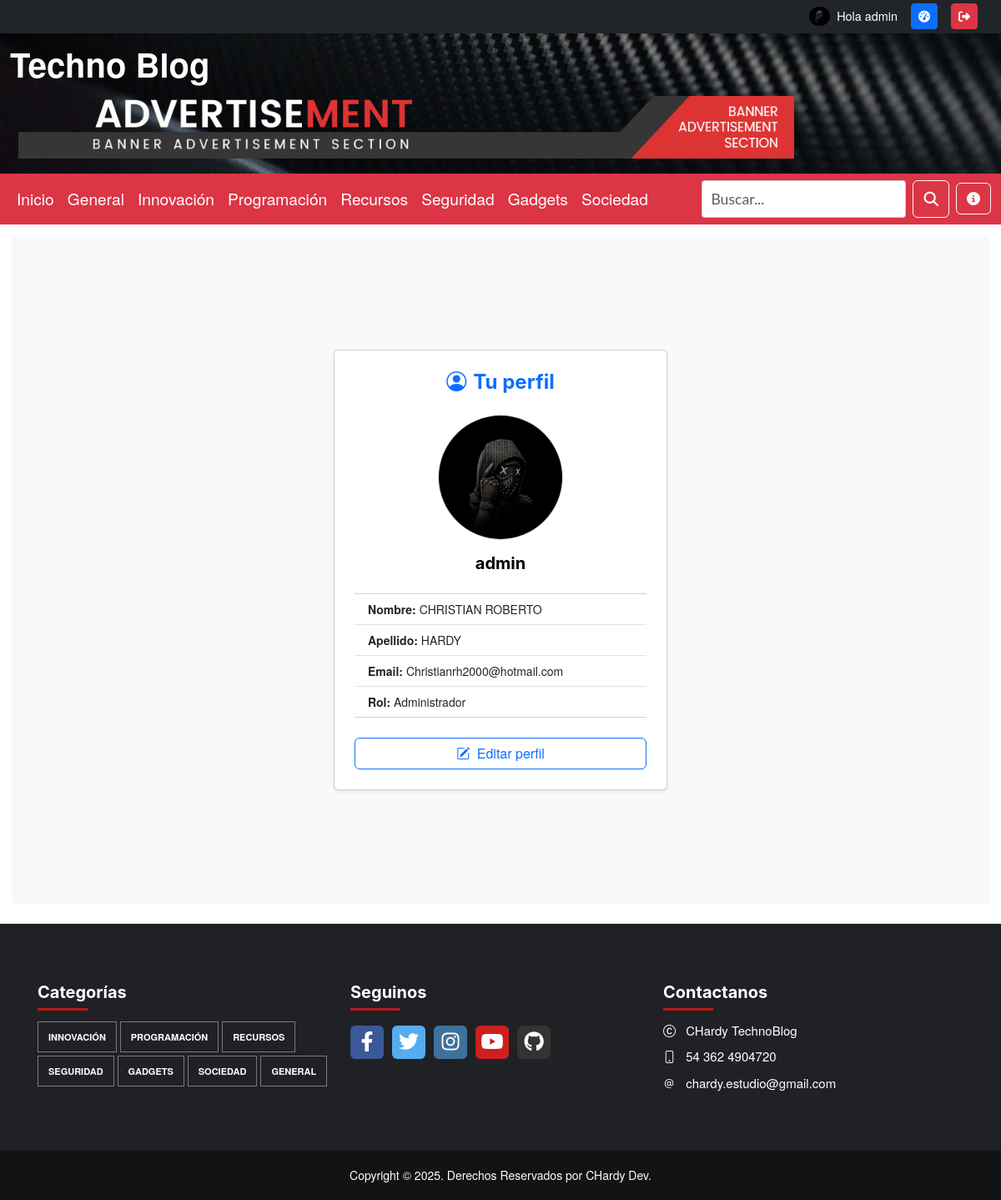
The app's page /user/profile/ (signed in) with its own data.
### apps/user/models.py (models this page shows, shortened)
class User(AbstractUser):
    ROLE_CHOICES = (
        ('admin', 'Administrador'),
        ('colaborador', 'Colaborador'),
        ('registrado', 'Registrado'),
    )
    role = models.CharField(max_length=15, choices=ROLE_CHOICES, default='registrado')
    avatar = models.ImageField(upload_to='avatars/', null=True, blank=True)
    class Meta:
        verbose_name_plural = "Usuarios"

### apps/user/views.py (the view)
# urls.py: path("profile/", ProfileView.as_view(), name="profile"),
class ProfileView(LoginRequiredMixin, TemplateView):
    template_name = "user/profile.html"

### templates/user/profile.html
{% extends 'base.html' %}
{% load static %}
{% block content %}
  <div class="container-fluid d-flex justify-content-center align-items-center bg-light" style="min-height: 100vh;">
    <div class="card shadow-sm p-4 text-center w-100" style="max-width: 400px;">
      <h4 class="mb-4 text-primary">
        <i class="bi bi-person-circle me-2"></i>Tu perfil
      </h4>
      <div class="mb-3">
        {% if user.avatar %}
          <img src="{{ user.avatar.url }}" alt="Avatar" class="img-fluid rounded-circle border" style="width: 150px; height: 150px; object-fit: cover;" />
        {% else %}
          <img src="{% static 'images/default_avatar.png' %}" alt="Avatar por defecto" class="img-fluid rounded-circle border" style="width: 150px; height: 150px;" />
        {% endif %}
      </div>
      <h5 class="fw-bold">{{ user.username }}</h5>
      <ul class="list-group list-group-flush text-start mt-3">
        <li class="list-group-item">
          <strong>Nombre:</strong> {{ request.user.first_name }}
        </li>
        <li class="list-group-item">
          <strong>Apellido:</strong> {{ request.user.last_name }}
        </li>
        <li class="list-group-item">
          <strong>Email:</strong> {{ request.user.email }}
        </li>
        <li class="list-group-item">
          <strong>Rol:</strong> {{ user.get_role_display }}
        </li>
      </ul>
      <div class="mt-4">
        <a href="{% url 'user:edit_profile' %}" class="btn btn-outline-primary w-100">
          <i class="bi bi-pencil-square me-1"></i> Editar perfil
        </a>
      </div>
    </div>
  </div>
{% endblock %}

### templates/base.html (shortened to what this page needs)
{% load static %}
{% now 'U' as timestamp %}
<!DOCTYPE html>
<html lang="es-arn">
  <head>
    <link href="https://cdn.jsdelivr.net/npm/bootstrap@5.3.2/dist/css/bootstrap.min.css" rel="stylesheet" />
    <link rel="stylesheet" href="https://cdn.jsdelivr.net/npm/bootstrap-icons@1.10.5/font/bootstrap-icons.css" />
    <link rel="stylesheet" href="https://cdnjs.cloudflare.com/ajax/libs/font-awesome/6.4.0/css/all.min.css" />
    <link rel="stylesheet" href="{% static 'css/style.no-min.css' %}?v={{ timestamp }}" />
    <link rel="stylesheet" href="{% static 'css/my-style.css' %}?v={{ timestamp }}" />
  </head>
  <body>
    {% load static %}
    <div class="top-user-bar fixed-top bg-dark text-white py-1 px-3 shadow-sm" style="z-index: 1050;">
      <div class="container-fluid d-flex justify-content-end align-items-center gap-3">
        {% if user.is_authenticated %}
          <a href="{% url 'user:profile' %}" class="d-flex align-items-center text-white text-decoration-none">
            {% if user.avatar %}
              <img src="{{ user.avatar.url }}" alt="Avatar" width="25px" height="25px" class="avatar"/>
            {% else %}
              <img src="/static/images/default_avatar.png" alt="Avatar" width="25px" height="25px" />
            {% endif %}
            <span class="ms-2">Hola {{ user.username }}</span>
          </a>
          {% if user.role == 'admin' %}
            <a href="/admin/" class="btn btn-sm btn-primary" title="Panel de Control"><i class="fa fa-tachometer-alt"></i></a>
          {% elif user.role == 'colaborador' %}
            <a href="/dashboard" class="btn btn-sm btn-primary" title="Panel de Control"><i class="fa fa-tachometer-alt"></i></a>
          {% endif %}
          <form method="post" action="{% url 'user:logout' %}" class="d-inline">
            <button type="submit" class="btn btn-sm btn-danger" title="Cerrar sesión"><i class="fas fa-sign-out-alt"></i></button>
          </form>
        {% else %}
          <a href="{% url 'user:login' %}" class="btn btn-sm btn-outline-light login">Login</a>
          <a href="{% url 'user:register' %}" class="btn btn-sm btn-outline-none registro-hover">Registro</a>
        {% endif %}
      </div>
    </div>
    <div class="wrapper">
      {% include 'header.html' %}
      <main style="height: auto; padding: 1em;">
        {% block content %}
        {% endblock %}
      </main>
      {% include 'footer.html' %}
    </div>
  </body>
</html>

### static/css/my-style.css (style rules this page uses)
body { padding-top: 40px; font-family: "Helvetica Neue", Helvetica, Arial, sans-serif; font-size: 14px; line-height: 1.42857143; color: #333; background-color: #fff; height: 100%; margin: 0; }
.top-user-bar { height: 40px; font-size: 0.9rem; }
.top-user-bar a { color: white !important; text-decoration: none; }
.avatar { object-fit: cover; border-radius: 50%; }
img.rounded-circle { object-fit: cover; }

### records on screen
User: avatar (picture), username "admin", user.first_name "CHRISTIAN ROBERTO", user.last_name "HARDY", user.email "Christianrh2000@hotmail.com", role "Administrador"
